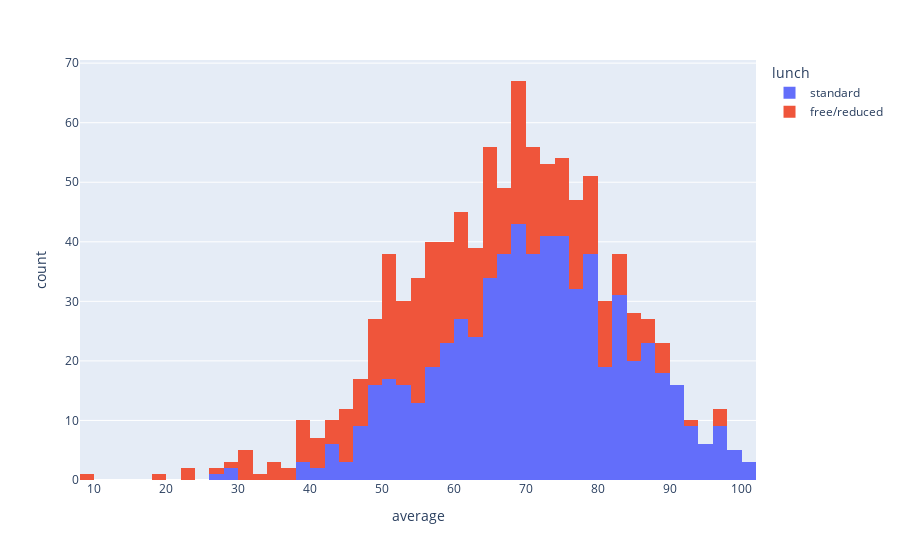
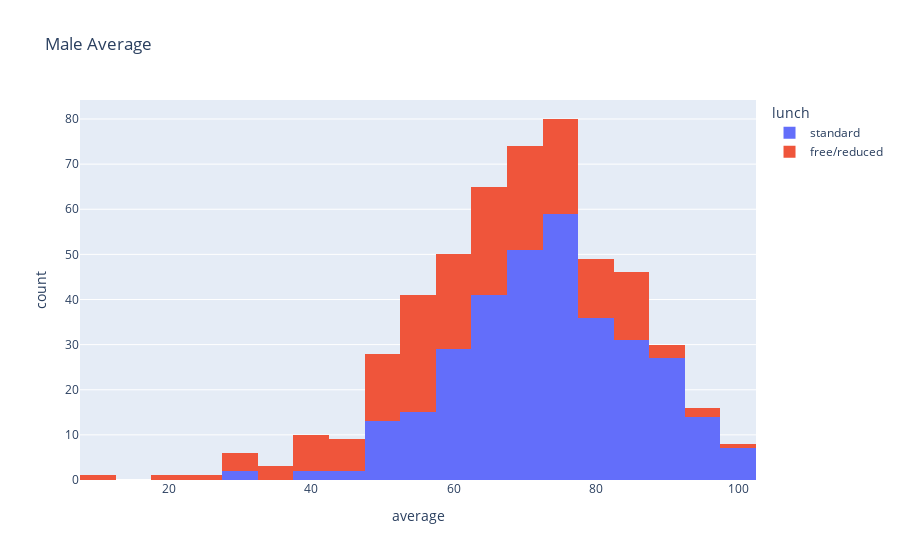
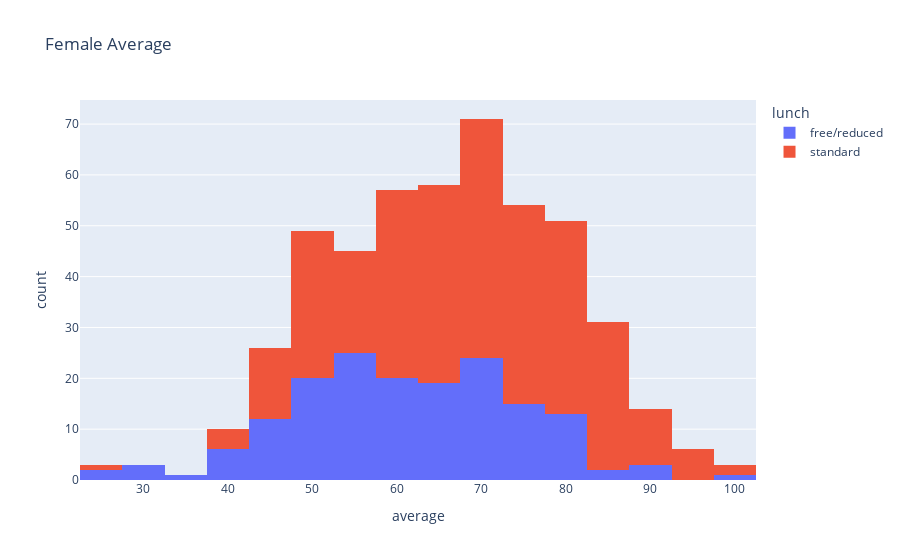

These figures' notebook cell, in order:
### Code cell
fig = px.histogram(df, x='average', color="lunch")
fig1 = px.histogram(df[df.gender=='female'], x='average', color="lunch", title="Male Average")
fig2 = px.histogram(df[df.gender=='male'], x='average', color="lunch", title="Female Average")
fig.show()
fig1.show()
fig2.show()

### Figure 1 — Plotly figure (JSON) as saved in the notebook; plotly's stock layout.template omitted (floating-point values rounded to 4 significant figures; data arrays with more than 128 entries replaced by an {"elided": "..."} marker saying what was removed)
{"data": [{"alignmentgroup": "True", "bingroup": "x", "hovertemplate": "lunch=standard<br>average=%{x}<br>count=%{y}<extra></extra>", "legendgroup": "standard", "marker": {"color": "#636efa", "pattern": {"shape": ""}}, "name": "standard", "offsetgroup": "standard", "orientation": "v", "showlegend": true, "type": "histogram", "x": {"elided": "645 float values"}, "xaxis": "x", "yaxis": "y"}, {"alignmentgroup": "True", "bingroup": "x", "hovertemplate": "lunch=free/reduced<br>average=%{x}<br>count=%{y}<extra></extra>", "legendgroup": "free/reduced", "marker": {"color": "#EF553B", "pattern": {"shape": ""}}, "name": "free/reduced", "offsetgroup": "free/reduced", "orientation": "v", "showlegend": true, "type": "histogram", "x": {"elided": "355 float values"}, "xaxis": "x", "yaxis": "y"}], "layout": {"barmode": "relative", "legend": {"title": {"text": "lunch"}, "tracegroupgap": 0}, "margin": {"t": 60}, "xaxis": {"anchor": "y", "domain": [0, 1], "title": {"text": "average"}}, "yaxis": {"anchor": "x", "domain": [0, 1], "title": {"text": "count"}}}}

### Figure 2 — Plotly figure (JSON) as saved in the notebook; plotly's stock layout.template omitted (floating-point values rounded to 4 significant figures; data arrays with more than 128 entries replaced by an {"elided": "..."} marker saying what was removed)
{"data": [{"alignmentgroup": "True", "bingroup": "x", "hovertemplate": "lunch=standard<br>average=%{x}<br>count=%{y}<extra></extra>", "legendgroup": "standard", "marker": {"color": "#636efa", "pattern": {"shape": ""}}, "name": "standard", "offsetgroup": "standard", "orientation": "v", "showlegend": true, "type": "histogram", "x": {"elided": "329 float values"}, "xaxis": "x", "yaxis": "y"}, {"alignmentgroup": "True", "bingroup": "x", "hovertemplate": "lunch=free/reduced<br>average=%{x}<br>count=%{y}<extra></extra>", "legendgroup": "free/reduced", "marker": {"color": "#EF553B", "pattern": {"shape": ""}}, "name": "free/reduced", "offsetgroup": "free/reduced", "orientation": "v", "showlegend": true, "type": "histogram", "x": {"elided": "189 float values"}, "xaxis": "x", "yaxis": "y"}], "layout": {"barmode": "relative", "legend": {"title": {"text": "lunch"}, "tracegroupgap": 0}, "title": {"text": "Male Average"}, "xaxis": {"anchor": "y", "domain": [0, 1], "title": {"text": "average"}}, "yaxis": {"anchor": "x", "domain": [0, 1], "title": {"text": "count"}}}}

### Figure 3 — Plotly figure (JSON) as saved in the notebook; plotly's stock layout.template omitted (floating-point values rounded to 4 significant figures; data arrays with more than 128 entries replaced by an {"elided": "..."} marker saying what was removed)
{"data": [{"alignmentgroup": "True", "bingroup": "x", "hovertemplate": "lunch=free/reduced<br>average=%{x}<br>count=%{y}<extra></extra>", "legendgroup": "free/reduced", "marker": {"color": "#636efa", "pattern": {"shape": ""}}, "name": "free/reduced", "offsetgroup": "free/reduced", "orientation": "v", "showlegend": true, "type": "histogram", "x": {"elided": "166 float values"}, "xaxis": "x", "yaxis": "y"}, {"alignmentgroup": "True", "bingroup": "x", "hovertemplate": "lunch=standard<br>average=%{x}<br>count=%{y}<extra></extra>", "legendgroup": "standard", "marker": {"color": "#EF553B", "pattern": {"shape": ""}}, "name": "standard", "offsetgroup": "standard", "orientation": "v", "showlegend": true, "type": "histogram", "x": {"elided": "316 float values"}, "xaxis": "x", "yaxis": "y"}], "layout": {"barmode": "relative", "legend": {"title": {"text": "lunch"}, "tracegroupgap": 0}, "title": {"text": "Female Average"}, "xaxis": {"anchor": "y", "domain": [0, 1], "title": {"text": "average"}}, "yaxis": {"anchor": "x", "domain": [0, 1], "title": {"text": "count"}}}}
